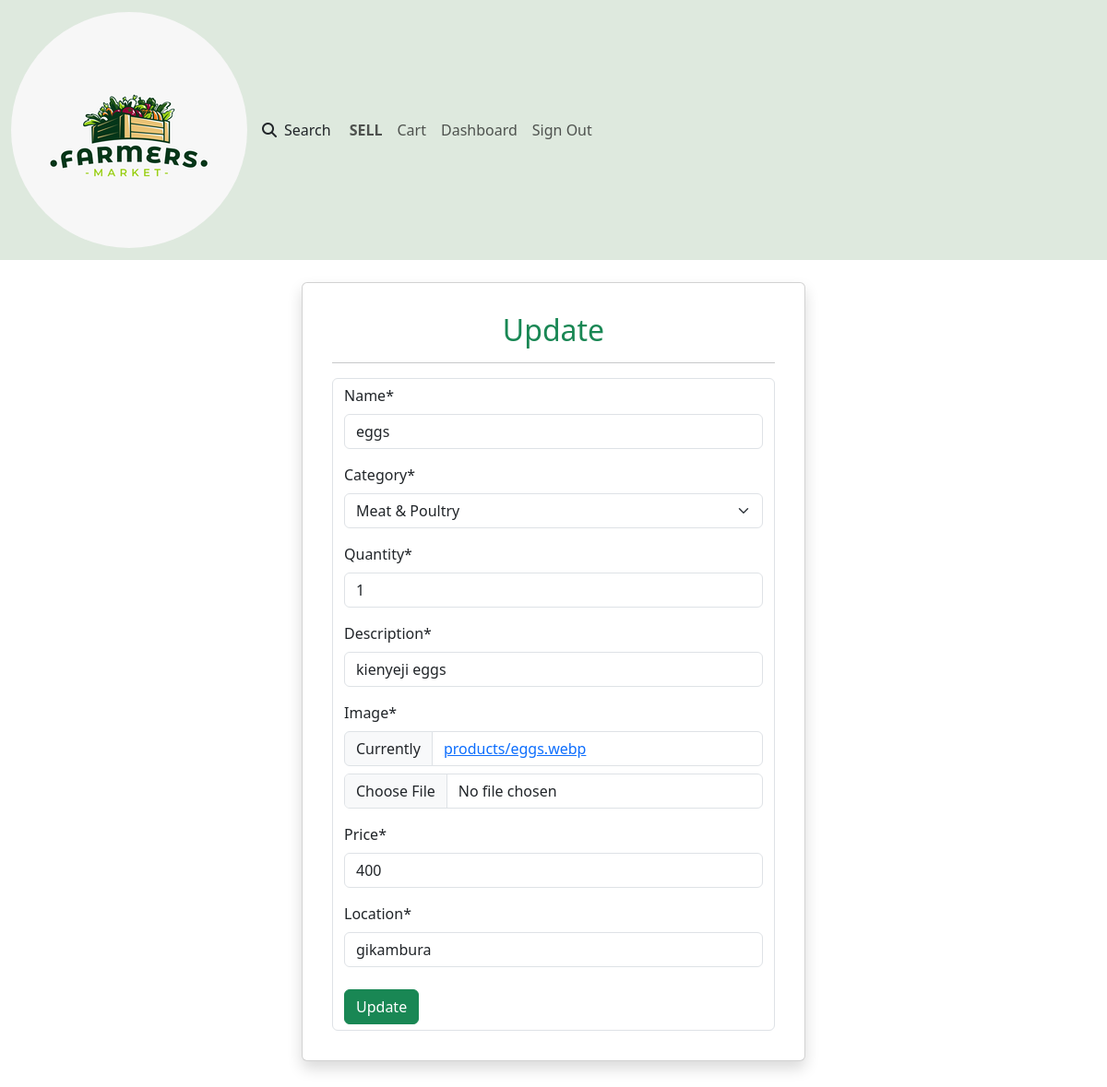
/update_product/12 (signed in), run on the app's committed database.
### product/models.py (models this page shows, shortened)
class Product(models.Model):
    CATEGORIES = (
        ("Vegetables", "Vegetables"),
        ("Fruits", "Fruits"),
        ("Meat & Poultry", "Meat & Poultry")
    )
    owner = models.ForeignKey(User, on_delete=models.CASCADE)
    name = models.CharField(max_length=30)
    category = models.CharField(max_length=25, default="Select a category", choices=CATEGORIES)
    quantity = models.IntegerField(default=5)
    description = models.CharField(max_length=200)
    image = models.ImageField(upload_to="products")
    price = models.IntegerField()
    location = models.CharField(max_length=50)
    unit_price = models.DecimalField(max_digits=10, decimal_places=2, blank=True, null=True)

### product/views.py (the view)
# urls.py: path('update_product/<int:id>', update_product, name='update_product'),
@login_required
def update_product(request, id):
    product = get_object_or_404(Product, id=id, owner=request.user)
    if request.method == "POST":
        form = UpdateProductForm(request.POST, request.FILES, instance=product)
        if form.is_valid():
            form.save()
            messages.success(request, "product updated successfully!", extra_tags="success")
            return redirect("product:product_details", id=product.id)
    else:
        form = UpdateProductForm(instance=product)
    context = {
        "form": form
    }
    return render(request, "product/update_product.html", context)

### product/forms.py
class UpdateProductForm(forms.ModelForm):
    class Meta:
        model = Product
        fields = ['name', 'category','quantity', 'description','image', 'price', 'location']

### product/templates/product/update_product.html (shortened to what this page needs)
{% extends 'Account/base.html' %}
{% load crispy_forms_tags %}
{% block content %}
<div class="container mt-4">
    <div class="row justify-content-center">
        <div class="col-md-6">
            <div class="card shadow p-3 mb-5 bg-white rounded">
                <div class="card-body">
                    <h2 class="card-title text-center text-success">Update</h2>
                    <hr>
                    <form action="" method="POST" class="form-control">
                        {{ form|crispy }}
                        <button class="btn btn-success mt-2 btn-block" type="submit">Update</button>
                    </form>
                </div>
            </div>
        </div>
    </div>
</div>
{% endblock content %}

### data on the page
Product: name "eggs", category "Meat & Poultry", quantity "1", description "kienyeji eggs", price "400", location "gikambura"
